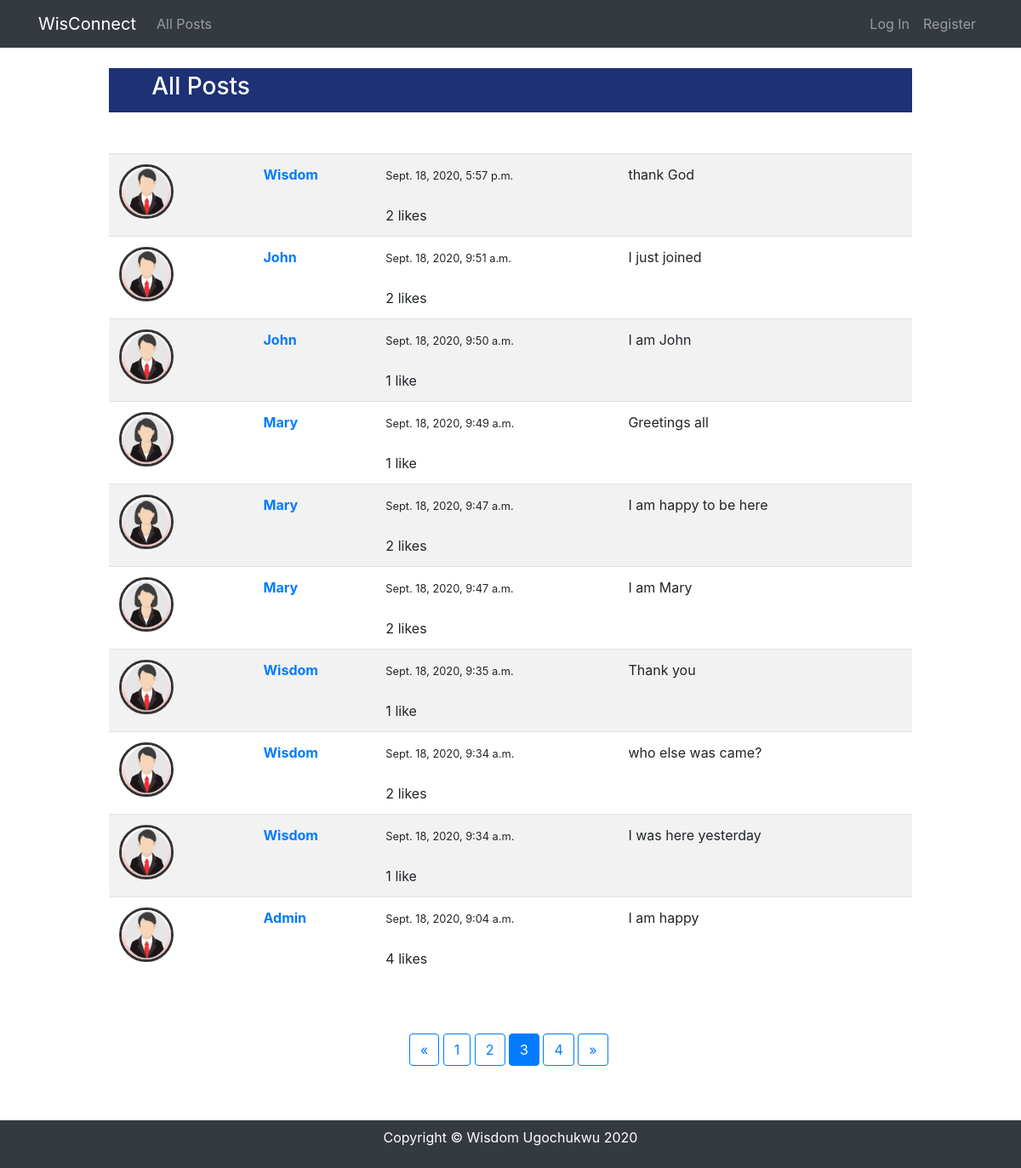
/?page=3, run on the app's committed database.
### network/models.py (models this page shows, shortened)
class Post(models.Model):
   poster = models.ForeignKey(User, on_delete=models.CASCADE)
   body = models.TextField(blank=True, null=True)
   post_date = models.DateTimeField(auto_now_add=True)
   liked = models.ManyToManyField(User, related_name='like_post', blank = True)
   class Meta:
      ordering = ['-post_date']
   def num_likes(self):
      return self.liked.all().count()

### network/views.py (the view)
# urls.py: path('', HomeView.as_view(), name="index"),
class HomeView(ListView):
   model = Post
   template_name = 'network/index.html'
   context_object_name = 'posts'
   ordering = ['-post_date']
   paginate_by = 10
   queryset = Post.objects.all()

### network/templates/network/index.html (shortened to what this page needs)
{% extends "network/layout.html" %}
{% load static %}
{% block body %}
<div style="width: 85%; margin: auto;">
   <div class="main_title">
      <h3>All Posts</h3>
   </div><br>
   <br>
   <table id="postTable" class="table table-striped">
      {% if posts %}
      {% for post in posts %}
      <tr id="post-{{post.id}}">
         <td>
            {% if post.poster.userprofile.profile_pic %}
            <img src="{{ post.poster.userprofile.profile_pic.url }}" class="rounded-circle align-self-start mr-3 b-1"
               alt="" width="64" height="64" style="border:3px solid #333;"><br>
            {% else %}
            {% if post.poster.userprofile.gender == 'Female' %}
            <img src="{% static 'network/profile/female.png' %}" class="rounded-circle align-self-start mr-3 b-1"
               alt="Pic" width="64" height="64" style="border:3px solid #333;"><br>
            {% else %}
            <img src="{% static 'network/profile/male.png' %}" class="rounded-circle align-self-start mr-3 b-1"
               alt="Pic" width="64" height="64" style="border:3px solid #333;"><br>
            {% endif %}
            {% endif %}
         </td>
         <td class="userName " name="poster">
            <strong><a href="{% url 'show_profile' post.poster.id %}" class="m-0">{{post.poster.username}}</a> </strong>
            <br>
         </td>
         <td>
            <small> {{ post.post_date }} </small><br><br>
            <div class="row">
               <div class="col-8">
                  <div class="row">
                     <div class="col">
                        <span class="like-count{{post.id}}"> {{post.num_likes}} </span>
                        like{{post.num_likes|pluralize}}
                     </div>
                  </div>
               </div>
            </div>
         </td>
         <td class="userBody userData" name="body" colspan="3">
            {{ post.body }}
         </td>
         <td>
         </td>
      </tr>
      {% endfor %}
      {% else %}
      No Posts Yet
      {% endif %}
   </table>
   <br><br>
   <div style="display: flex; justify-content: center;" >
   {% if is_paginated %}
   <ul class="pagination">
      {% if page_obj.has_previous %}
         <li><a class="btn btn-outline-primary" href="?page={{ page_obj.previous_page_number }}">&laquo;</a></li>&nbsp;
      {% else %}
         <li class="disabled"><span class="btn btn-secondary disabled">&laquo;</span></li>&nbsp;
      {% endif %}
      {% for i in paginator.page_range %}
         {% if page_obj.number == i %}
         <li class="active"><span class="btn btn-primary">{{ i }} <span class="sr-only">(current)</span></span></li> &nbsp;
         {% else %}
         <li><a class="btn btn-outline-primary" href="?page={{ i }}">{{ i }}</a></li>&nbsp;
         {% endif %}
      {% endfor %}
      {% if page_obj.has_next %}
         <li><a class="btn btn-outline-primary" href="?page={{ page_obj.next_page_number }}">&raquo;</a></li>&nbsp;
      {% else %}
         <li class="disabled"><span class="btn btn-secondary disabled">&raquo;</span></li>&nbsp;
      {% endif %}
   </ul>
   {% endif %}
</div>
<br><br>
</div>
{% endblock %}

### network/static/network/styles.css (style rules this page uses)
.main_title { background-color: #1e3175; color: #fff; padding: 5px 50px; }

### data on the page
Post: poster.username "Wisdom", post_date "Sept. 18, 2020, 5:57 p.m.", num_likes "2", body "thank God"
Post: poster.username "John", post_date "Sept. 18, 2020, 9:51 a.m.", num_likes "2", body "I just joined"
Post: poster.username "John", post_date "Sept. 18, 2020, 9:50 a.m.", num_likes "1", body "I am John"
Post: poster.username "Mary", post_date "Sept. 18, 2020, 9:49 a.m.", num_likes "1", body "Greetings all"
Post: poster.username "Mary", post_date "Sept. 18, 2020, 9:47 a.m.", num_likes "2", body "I am happy to be here"
Post: poster.username "Mary", post_date "Sept. 18, 2020, 9:47 a.m.", num_likes "2", body "I am Mary"
Post: poster.username "Wisdom", post_date "Sept. 18, 2020, 9:35 a.m.", num_likes "1", body "Thank you"
Post: poster.username "Wisdom", post_date "Sept. 18, 2020, 9:34 a.m.", num_likes "2", body "who else was came?"
Post: poster.username "Wisdom", post_date "Sept. 18, 2020, 9:34 a.m.", num_likes "1", body "I was here yesterday"
Post: poster.username "Admin", post_date "Sept. 18, 2020, 9:04 a.m.", num_likes "4", body "I am happy"

### other printed values
{{ i }} "1" "2" "4"
{{ i }} "3"
